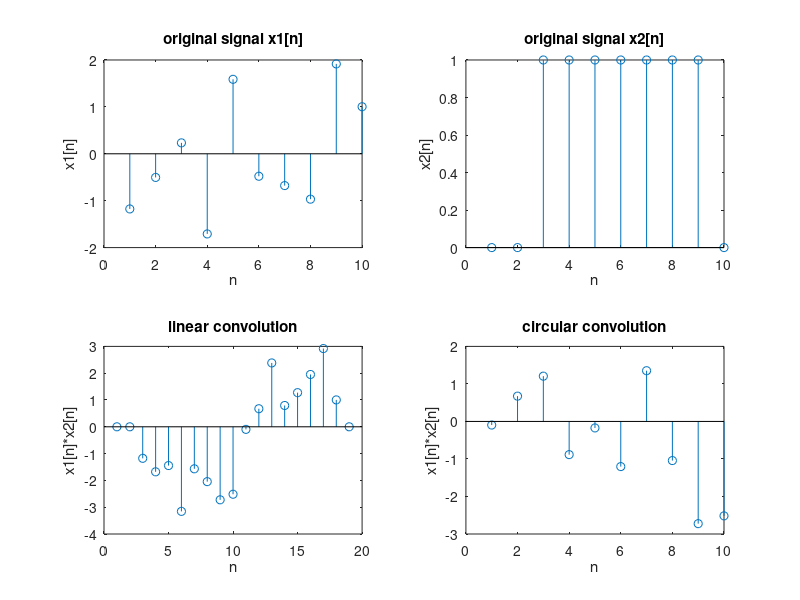

MATLAB code for this plot:
n1 = 10;
mu = 0;
sigma = 1;

x1 = mu + sigma * randn(1, n1);

n2 = 10;
x2 = zeros(1,n2);
x2(3:9) = 1;

l_c = conv(x1,x2,"full");
c_c = cconv(x1,x2,n1);

figure;

subplot(2,2,1);
stem(x1);
title('original signal x1[n]');
xlabel('n');
ylabel('x1[n]');

subplot(2,2,2);
stem(x2);
title('original signal x2[n]');
xlabel('n');
ylabel('x2[n]');

subplot(2,2,3);
stem(l_c);
title('linear convolution');
xlabel('n');
ylabel('x1[n]*x2[n]');

subplot(2,2,4);
stem(c_c);
title('circular convolution');
xlabel('n');
ylabel('x1[n]*x2[n]');
